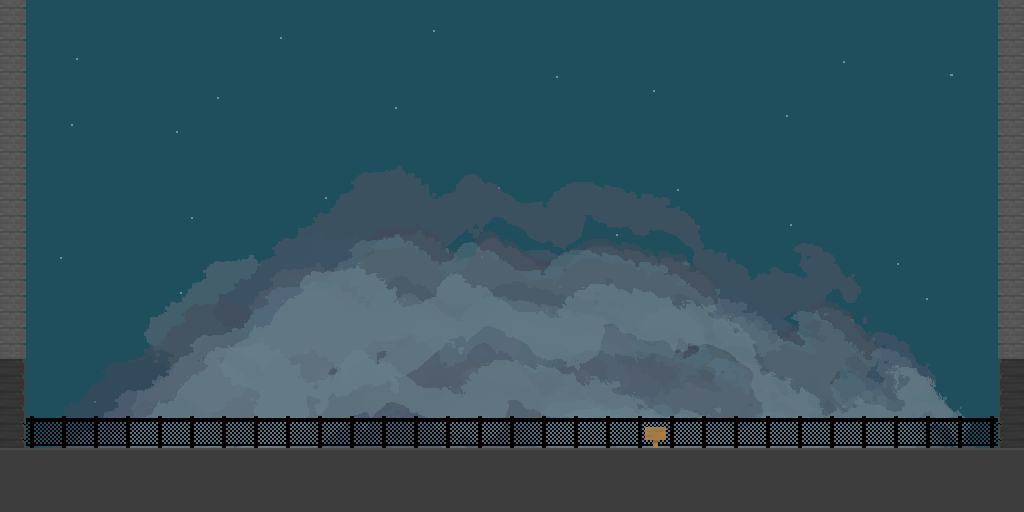

A 2D game scene composited from a Tiled map and its tileset images. What follows is a short description and the map's XML, with each tile layer's data collapsed to a summary:
An orthogonal 32x16 tile map with 32x32 px tiles, 4 tile layers (bg, ground, Tile Layer 2, Tile Layer 5), 1 hidden layer not drawn, 2 tilesets, 2 image layers and 6 objects (2x TextEntity, player, EnemyEntity, SpikeEntity, me.LevelEntity).

<map version="1.0" orientation="orthogonal" width="32" height="16" tilewidth="32" tileheight="32" backgroundcolor="#1f4e5c">
 <properties>
  <property name="light" value="6" />
 </properties>
 <tileset firstgid="1" name="tileset01" tilewidth="32" tileheight="32">
  <image source="tileset01.png" width="288" height="256" />
 </tileset>
 <tileset firstgid="73" name="metatiles32x32" tilewidth="32" tileheight="32">
  <image source="metatiles32x32.png" width="160" height="32" />
  <tile id="0">
   <properties>
    <property name="type" value="solid" />
   </properties>
  </tile>
  <tile id="1">
   <properties>
    <property name="type" value="platform" />
   </properties>
  </tile>
 </tileset>
 <imagelayer name="parallax_02" width="32" height="16">
  <image source="stars.png" />
  <properties>
   <property name="ratio" value="0.15" />
  </properties>
 </imagelayer>
 <imagelayer name="parralax_01" width="32" height="16">
  <image source="clouds.png" />
  <properties>
   <property name="ratio" value="1.5" />
  </properties>
 </imagelayer>
 <layer name="bg" width="32" height="16">
  <data>[512 cells, 32 non-empty, 1 distinct tile ids]</data>
 </layer>
 <layer name="ground" width="32" height="16">
  <data>[512 cells, 65 non-empty, 3 distinct tile ids]</data>
 </layer>
 <layer name="Tile Layer 2" width="32" height="16">
  <data>[512 cells, 27 non-empty, 4 distinct tile ids]</data>
 </layer>
 <layer name="Tile Layer 5" width="32" height="16">
  <data>[512 cells, 1 non-empty, 1 distinct tile ids]</data>
 </layer>
 <layer name="collision" width="32" height="16" visible="0">
  <data>[512 cells, 57 non-empty, 1 distinct tile ids]</data>
 </layer>
 <objectgroup name="objects" width="32" height="16">
  <object name="player" x="128" y="411" width="32" height="32">
   <properties>
    <property name="image" value="orange" />
   </properties>
  </object>
  <object name="EnemyEntity" x="627" y="467" width="228" height="40">
   <properties>
    <property name="image" value="rot" />
   </properties>
  </object>
  <object name="SpikeEntity" x="570" y="482" width="32" height="32" />
  <object name="TextEntity" x="65" y="410" width="32" height="32">
   <properties>
    <property name="text" value="I don't wanne go back in there" />
   </properties>
  </object>
  <object name="me.LevelEntity" x="993" y="351" width="32" height="96">
   <properties>
    <property name="duration" value="250" />
    <property name="fade" value="#000000" />
   </properties>
  </object>
  <object name="TextEntity" x="641" y="414" width="32" height="32">
   <properties>
    <property name="text" value="No more levels :'( , comment if you wan't more" />
   </properties>
  </object>
 </objectgroup>
</map>
